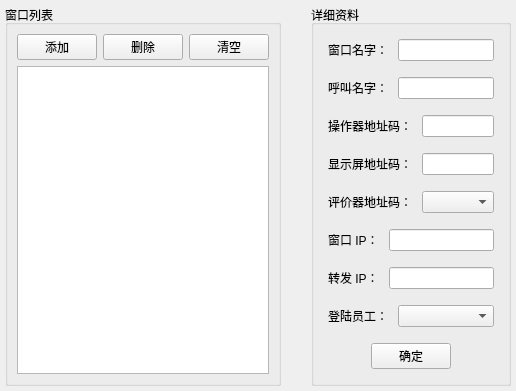
<?xml version="1.0" encoding="UTF-8"?>
<ui version="4.0">
 <class>QQueueWindowsSetting</class>
 <widget class="QWidget" name="QQueueWindowsSetting">
  <property name="geometry">
   <rect>
    <x>0</x>
    <y>0</y>
    <width>493</width>
    <height>328</height>
   </rect>
  </property>
  <property name="windowTitle">
   <string>Form</string>
  </property>
  <layout class="QHBoxLayout" name="horizontalLayout" stretch="2,3,1">
   <property name="spacing">
    <number>30</number>
   </property>
   <property name="leftMargin">
    <number>5</number>
   </property>
   <property name="topMargin">
    <number>5</number>
   </property>
   <property name="rightMargin">
    <number>5</number>
   </property>
   <property name="bottomMargin">
    <number>5</number>
   </property>
   <item>
    <widget class="QGroupBox" name="groupBox_9">
     <property name="title">
      <string>窗口列表</string>
     </property>
     <layout class="QVBoxLayout" name="verticalLayout_13">
      <item>
       <layout class="QHBoxLayout" name="horizontalLayout_20">
        <item>
         <widget class="QPushButton" name="pushButton_10">
          <property name="text">
           <string>添加</string>
          </property>
         </widget>
        </item>
        <item>
         <widget class="QPushButton" name="pushButton_11">
          <property name="text">
           <string>删除</string>
          </property>
         </widget>
        </item>
        <item>
         <widget class="QPushButton" name="pushButton_9">
          <property name="text">
           <string>清空</string>
          </property>
         </widget>
        </item>
       </layout>
      </item>
      <item>
       <widget class="QQueueListWidget" name="listWidget"/>
      </item>
     </layout>
    </widget>
   </item>
   <item>
    <widget class="QGroupBox" name="groupBox">
     <property name="title">
      <string>详细资料</string>
     </property>
     <layout class="QVBoxLayout" name="verticalLayout">
      <item>
       <layout class="QHBoxLayout" name="horizontalLayout_2" stretch="2,7">
        <property name="spacing">
         <number>10</number>
        </property>
        <property name="leftMargin">
         <number>5</number>
        </property>
        <property name="topMargin">
         <number>5</number>
        </property>
        <property name="rightMargin">
         <number>5</number>
        </property>
        <property name="bottomMargin">
         <number>5</number>
        </property>
        <item>
         <widget class="QLabel" name="label">
          <property name="text">
           <string>窗口名字：</string>
          </property>
         </widget>
        </item>
        <item>
         <widget class="QLineEdit" name="lineEdit"/>
        </item>
       </layout>
      </item>
      <item>
       <layout class="QHBoxLayout" name="horizontalLayout_3" stretch="2,7">
        <property name="spacing">
         <number>10</number>
        </property>
        <property name="leftMargin">
         <number>5</number>
        </property>
        <property name="topMargin">
         <number>5</number>
        </property>
        <property name="rightMargin">
         <number>5</number>
        </property>
        <property name="bottomMargin">
         <number>5</number>
        </property>
        <item>
         <widget class="QLabel" name="label_2">
          <property name="text">
           <string>呼叫名字：</string>
          </property>
         </widget>
        </item>
        <item>
         <widget class="QLineEdit" name="lineEdit_2"/>
        </item>
       </layout>
      </item>
      <item>
       <layout class="QHBoxLayout" name="horizontalLayout_4" stretch="2,7">
        <property name="spacing">
         <number>10</number>
        </property>
        <property name="leftMargin">
         <number>5</number>
        </property>
        <property name="topMargin">
         <number>5</number>
        </property>
        <property name="rightMargin">
         <number>5</number>
        </property>
        <property name="bottomMargin">
         <number>5</number>
        </property>
        <item>
         <widget class="QLabel" name="label_3">
          <property name="text">
           <string>操作器地址码：</string>
          </property>
         </widget>
        </item>
        <item>
         <widget class="QLineEdit" name="lineEdit_3"/>
        </item>
       </layout>
      </item>
      <item>
       <layout class="QHBoxLayout" name="horizontalLayout_5" stretch="2,7">
        <property name="spacing">
         <number>10</number>
        </property>
        <property name="leftMargin">
         <number>5</number>
        </property>
        <property name="topMargin">
         <number>5</number>
        </property>
        <property name="rightMargin">
         <number>5</number>
        </property>
        <property name="bottomMargin">
         <number>5</number>
        </property>
        <item>
         <widget class="QLabel" name="label_4">
          <property name="text">
           <string>显示屏地址码：</string>
          </property>
          <property name="alignment">
           <set>Qt::AlignLeading|Qt::AlignLeft|Qt::AlignVCenter</set>
          </property>
         </widget>
        </item>
        <item>
         <widget class="QLineEdit" name="lineEdit_4"/>
        </item>
       </layout>
      </item>
      <item>
       <layout class="QHBoxLayout" name="horizontalLayout_6" stretch="2,7">
        <property name="spacing">
         <number>10</number>
        </property>
        <property name="leftMargin">
         <number>5</number>
        </property>
        <property name="topMargin">
         <number>5</number>
        </property>
        <property name="rightMargin">
         <number>5</number>
        </property>
        <property name="bottomMargin">
         <number>5</number>
        </property>
        <item>
         <widget class="QLabel" name="label_5">
          <property name="text">
           <string>评价器地址码：</string>
          </property>
         </widget>
        </item>
        <item>
         <widget class="QComboBox" name="comboBox"/>
        </item>
       </layout>
      </item>
      <item>
       <layout class="QHBoxLayout" name="horizontalLayout_7" stretch="2,7">
        <property name="spacing">
         <number>10</number>
        </property>
        <property name="leftMargin">
         <number>5</number>
        </property>
        <property name="topMargin">
         <number>5</number>
        </property>
        <property name="rightMargin">
         <number>5</number>
        </property>
        <property name="bottomMargin">
         <number>5</number>
        </property>
        <item>
         <widget class="QLabel" name="label_6">
          <property name="text">
           <string>窗口 IP：</string>
          </property>
         </widget>
        </item>
        <item>
         <widget class="QLineEdit" name="lineEdit_5"/>
        </item>
       </layout>
      </item>
      <item>
       <layout class="QHBoxLayout" name="horizontalLayout_8" stretch="2,7">
        <property name="spacing">
         <number>10</number>
        </property>
        <property name="leftMargin">
         <number>5</number>
        </property>
        <property name="topMargin">
         <number>5</number>
        </property>
        <property name="rightMargin">
         <number>5</number>
        </property>
        <property name="bottomMargin">
         <number>5</number>
        </property>
        <item>
         <widget class="QLabel" name="label_7">
          <property name="text">
           <string>转发 IP：</string>
          </property>
         </widget>
        </item>
        <item>
         <widget class="QLineEdit" name="lineEdit_6"/>
        </item>
       </layout>
      </item>
      <item>
       <layout class="QHBoxLayout" name="horizontalLayout_10" stretch="2,7">
        <property name="spacing">
         <number>10</number>
        </property>
        <property name="leftMargin">
         <number>5</number>
        </property>
        <property name="topMargin">
         <number>5</number>
        </property>
        <property name="rightMargin">
         <number>5</number>
        </property>
        <property name="bottomMargin">
         <number>5</number>
        </property>
        <item>
         <widget class="QLabel" name="label_8">
          <property name="text">
           <string>登陆员工：</string>
          </property>
         </widget>
        </item>
        <item>
         <widget class="QComboBox" name="comboBox_2"/>
        </item>
       </layout>
      </item>
      <item>
       <layout class="QHBoxLayout" name="horizontalLayout_9" stretch="3,2,3">
        <property name="spacing">
         <number>10</number>
        </property>
        <property name="leftMargin">
         <number>5</number>
        </property>
        <property name="topMargin">
         <number>5</number>
        </property>
        <property name="rightMargin">
         <number>5</number>
        </property>
        <property name="bottomMargin">
         <number>5</number>
        </property>
        <item>
         <spacer name="horizontalSpacer">
          <property name="orientation">
           <enum>Qt::Horizontal</enum>
          </property>
          <property name="sizeHint" stdset="0">
           <size>
            <width>40</width>
            <height>20</height>
           </size>
          </property>
         </spacer>
        </item>
        <item>
         <widget class="QPushButton" name="pushButton">
          <property name="text">
           <string>确定</string>
          </property>
         </widget>
        </item>
        <item>
         <spacer name="horizontalSpacer_2">
          <property name="orientation">
           <enum>Qt::Horizontal</enum>
          </property>
          <property name="sizeHint" stdset="0">
           <size>
            <width>40</width>
            <height>20</height>
           </size>
          </property>
         </spacer>
        </item>
       </layout>
      </item>
     </layout>
    </widget>
   </item>
   <item>
    <spacer name="horizontalSpacer_3">
     <property name="orientation">
      <enum>Qt::Horizontal</enum>
     </property>
     <property name="sizeHint" stdset="0">
      <size>
       <width>40</width>
       <height>20</height>
      </size>
     </property>
    </spacer>
   </item>
  </layout>
 </widget>
 <customwidgets>
  <customwidget>
   <class>QQueueListWidget</class>
   <extends>QListWidget</extends>
   <header location="global">../Componment/qqueuelistwidget.h</header>
  </customwidget>
 </customwidgets>
 <resources/>
 <connections/>
</ui>
